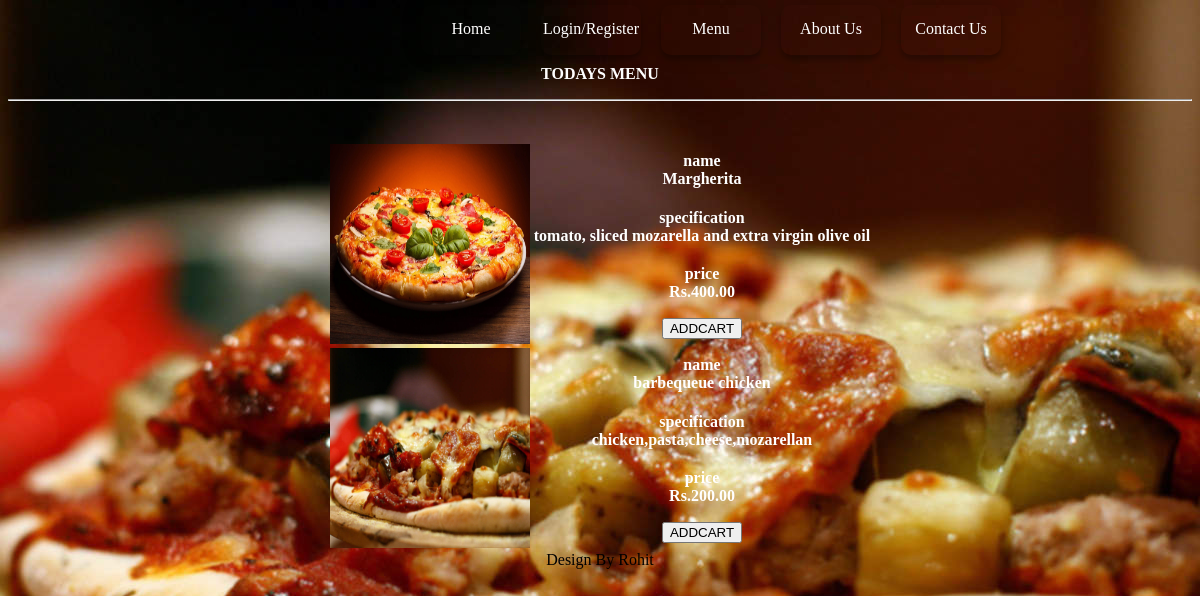
Page /menu.php on the committed database.
### tables this page shows
CREATE TABLE `menu` (
  `id` int(10) NOT NULL,
  `name` varchar(50) NOT NULL,
  `spec` varchar(100) NOT NULL,
  `pic` varchar(80) NOT NULL,
  `price` float NOT NULL,
  `fname` varchar(100) NOT NULL,
  `furl` varchar(100) NOT NULL
);

### menu.php (the view, shortened to what this page needs)
<?php
$con=mysqli_connect("localhost","root","","admin")
?>
<html>
<head>
</head>
<body >
<ol>
<li><a href="contact.php">Contact Us</a></li>
<li><a href="about.php">About Us</a></li>
<li><a href="menu.php">Menu</a></li>
<li><a href="login.html">Login/Register</a></li>
<li><a href="index.html">Home</a></li>
</ol>
<div id="nd">
<p style="margin-top:65px;"><center ><strong style="color:white;" > TODAYS MENU </strong></center></p>
    <hr></hr>
   <center> <table style="margin-top:40px; color:white;" >
    <?php
	$x=mysqli_query($con,"select * from menu");
	while($t=mysqli_fetch_array($x))
	{
	?>
		<tr style>
        <th rowspan="4"><img src="<?php echo $t['furl'];?>" height="200" width="200"></th>
<th colspan="4">name</br><?php echo $t['name'];?></th></tr>
       <tr> <th colspan="4" >specification</br><?php echo $t['spec'];?></th></tr>
       <tr><th colspan="3"> price</br>Rs.<?php echo $t['price'];?>.00</th></tr><th colspan=><a href="login.php"><button>ADDCART</button></a></th></tr>
        <?php
	}
	?>
   </table></center></div>
<footer><center>Design By Rohit</center></footer>
</html>

### menu.php (style rules this page uses)
#nd { height:auto; width:auto; }
ol { position:fixed; width: 958px; height: 60px; border-radius: 10px; margin-left: -5px; display:list; margin-top:-65px; }
ol li { padding-top: 15px; width: 100px; height: 35px; padding-top: 15px; list-style-type: none; text-align: center; float:right; border-radius: 10px; margin-left: 20px; margin-top: 5px; box-shadow: 0 0 20px 0 rgba(0, 0, 0, 0.2), 0 5px 5px 0 rgba(0, 0, 0, 0.24); }
ol li a { color: white; text-decoration: none; }
body { background-image:url(img/pz2.jpg); background-repeat:no-repeat; background-attachment:fixed; background-position:center; background-size:cover; }

### rows in the picture
menu: furl (picture), name "Margherita", spec "tomato, sliced mozarella and extra virgin olive oil", price "400"
menu: furl (picture), name "barbequeue chicken", spec "chicken,pasta,cheese,mozarellan", price "200"
